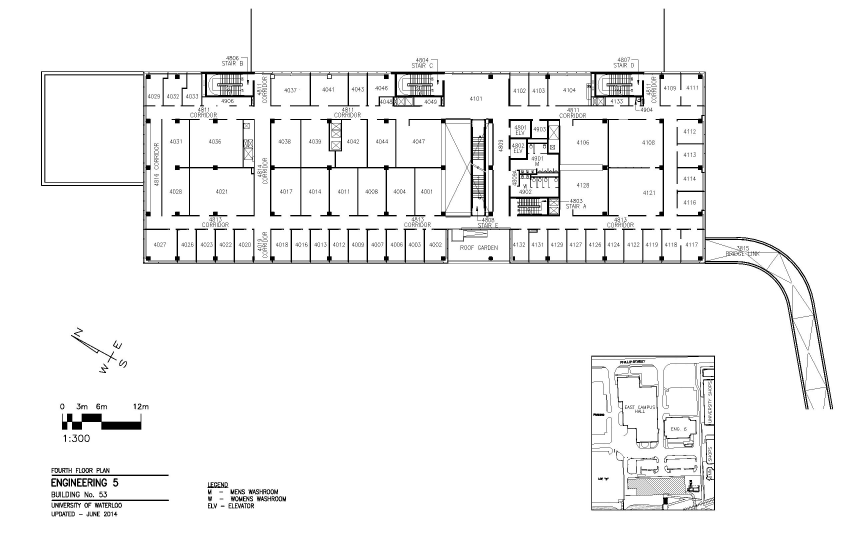
#> input picture data/e5_4f.jpg, 2550 x 1650 px (shown at 1/3 size)
$ python Scaling.py   (older library calls are emulated)
#> lines starting #> are read from the running program, lines starting #| are printed output that depends on the picture; after the words box and inside, x2 and y2 are one past the last pixel; in counts of white or black regions, pixels touching at a corner belong together
### PictureProcessing/opencv_wrapper.py
import cv2
import numpy as np

def ImgToNumpy(path):
#> called with path = 'data/e5_4f.jpg'
        img = cv2.imread(path)
#> img is the input picture: shape (1650, 2550, 3); min 0, max 255, mean 243.9
        return img


def ProcessImage(img):
        '''
        NOTE: Images must be only the map edges - no numbers or words
        '''
        ## Convert to array, detect edges
        blurred = cv2.GaussianBlur(img, (3,3), 0)
        gray = cv2.cvtColor(blurred, cv2.COLOR_BGR2GRAY)
        edged1 = cv2.Canny(blurred, 50, 200, 255) ## Resultant array has 255 for edges and 0 for no edges
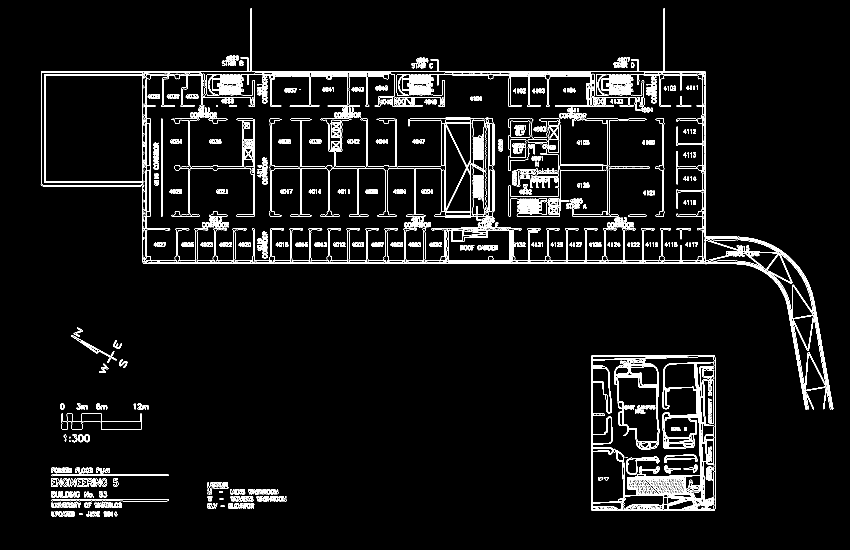
#> edged1: shape (1650, 2550) (shown at 1/3 size); 3.6% white in thin lines or dots, all inside (x1, y1, x2, y2) = (122, 25, 2500, 1550)
        kernel = np.ones((3,3),np.uint8)
        return cv2.dilate(edged1, kernel, iterations=3)
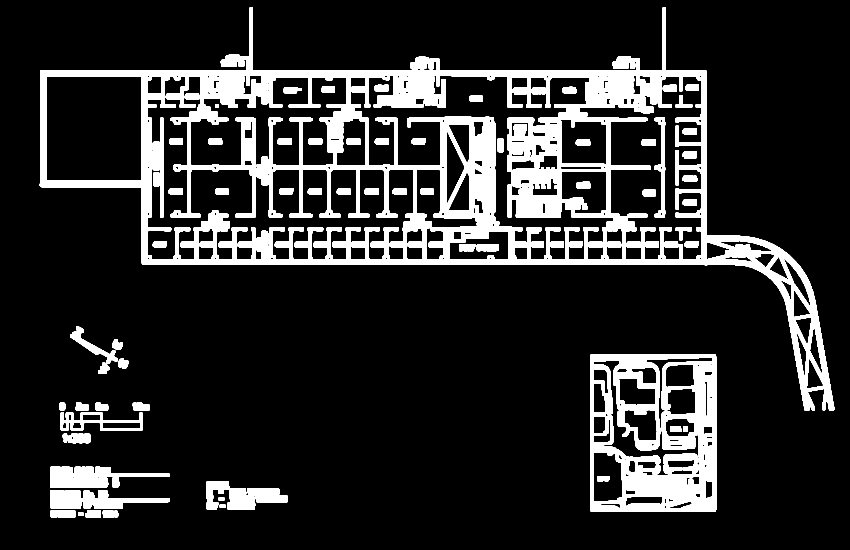
#> returned value: shape (1650, 2550) (shown at 1/3 size); 15.3% white; 81 white regions, largest, box (x1, y1, x2, y2) and area: (119, 22, 2503, 1232) 432449, (1770, 1063, 2149, 1535) 95974, (150, 1400, 509, 1464) 13313

def DrawContours(img, cnt, index):
    cv2.drawContours(img, [cnt], index, (150,0,0), 3)

def DisplayImage(text, img, t=0):
    ## Diplay image
    cv2.imshow(text, img)
    cv2.waitKey(t)
    cv2.destroyAllWindows()

# [58 lines left out: functions FindContours, GetRelevantContours, GetHoleCenterpoints, DrawLines, DrawCircles, not called in this run]

def OverlayImage(img, initial_img, a=0.6, b=2, c=0.):
        return cv2.addWeighted(initial_img, a, img, b, c)


## Testing functions ##
# [41 lines left out: functions FigureOutContours, TestContours, not called in this run]

## for debugging only
# TestContours("../data/simple.jpg")
# FigureOutContours("../data/e5_4f_nolabel.jpg")

### Scaling.py
from PictureProcessing import opencv_wrapper as cvw
import matplotlib.image as mpimg
import numpy as np

img = cvw.ImgToNumpy("data/e5_4f.jpg") ## can possibly use cvw.ImgToNumpy
edged = cvw.ProcessImage(img)

cvw.DisplayImage('Final image', img)

# [17 lines of commented-out code are left out]

$ run again, with data/pic_nolabel.jpg copied over data/e5_4f.jpg
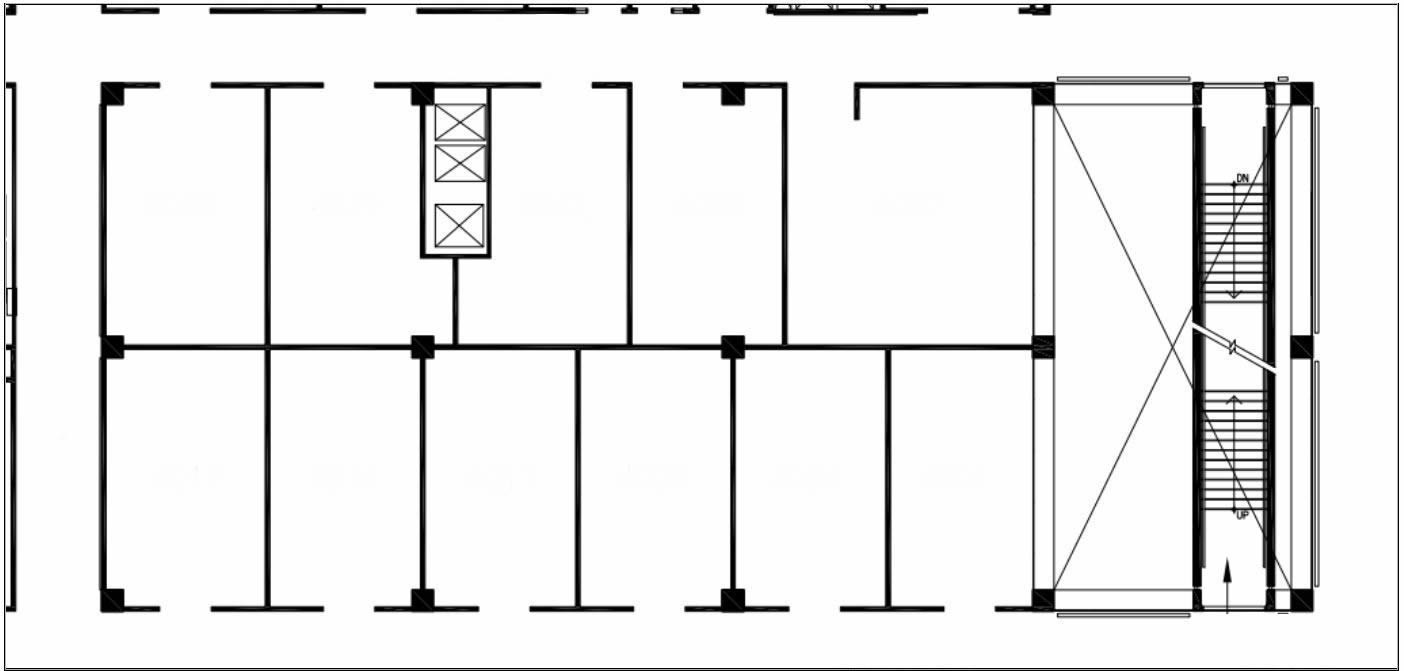
#> input picture data/pic_nolabel.jpg, 1404 x 671 px
#> in ImgToNumpy, img is the input picture: shape (671, 1404, 3); min 0, max 255, mean 233.5
#> in ProcessImage, `edged1 = cv2.Canny(blurred, 50, 200, 255)`:
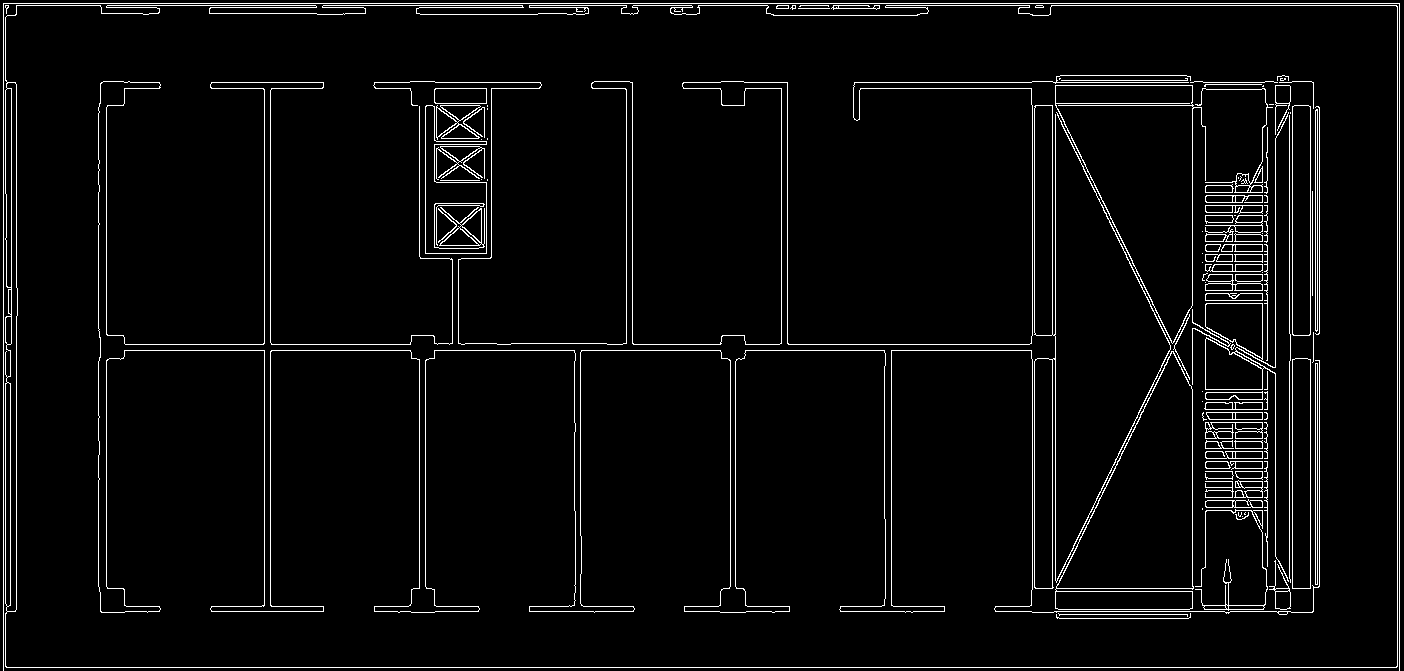
#> edged1: shape (671, 1404); 3.9% white in thin lines or dots
#> in ProcessImage, `return cv2.dilate(edged1, kernel, iterations=3)`:
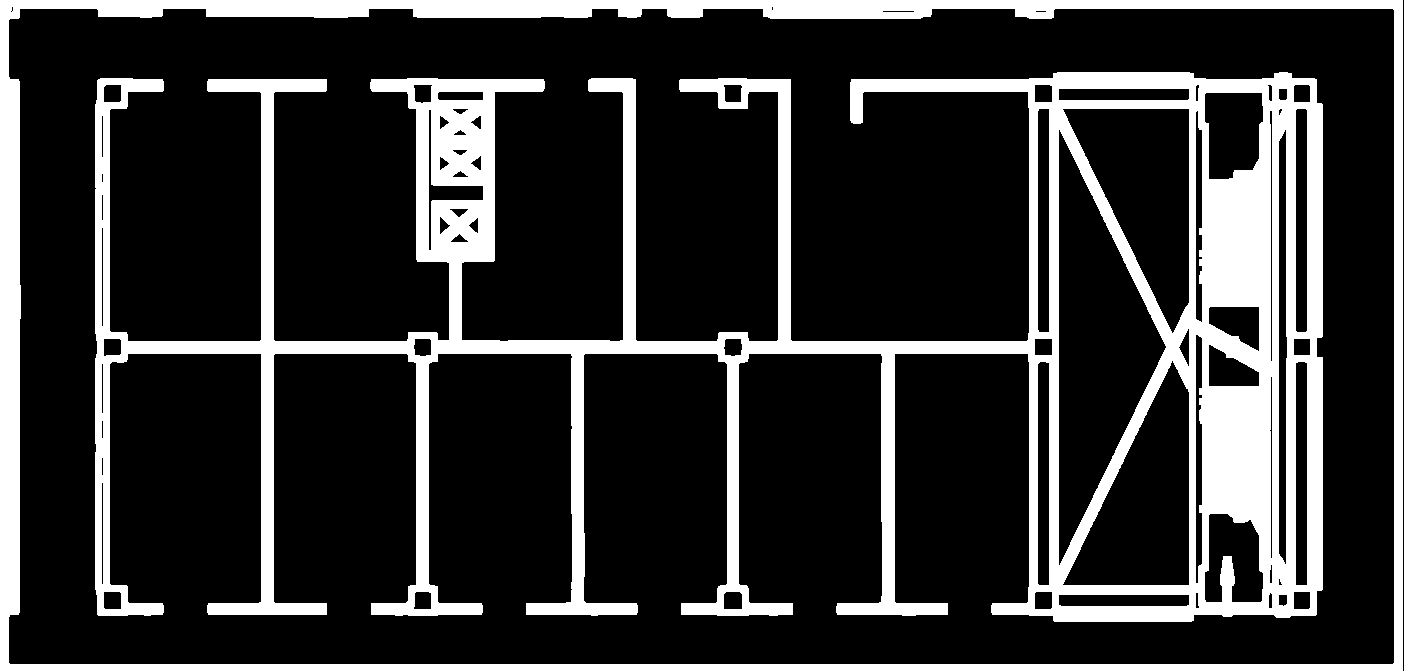
#> returned value: shape (671, 1404); 20.7% white; 2 white regions, box (x1, y1, x2, y2) and area: (95, 72, 1323, 622) 149011, (0, 0, 1403, 671) 46217

$ run again, with data/e5_4f_nolabel.jpg copied over data/e5_4f.jpg
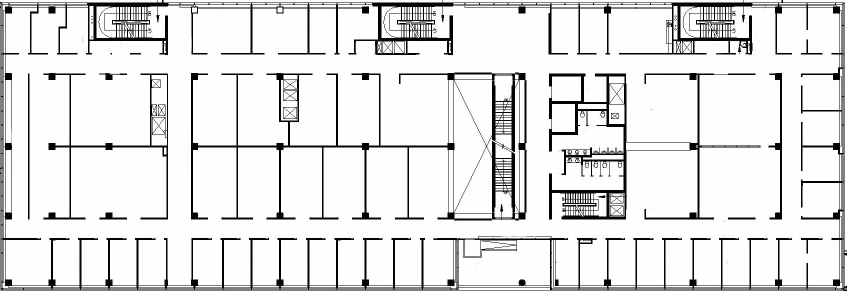
#> input picture data/e5_4f_nolabel.jpg, 1693 x 584 px (shown at 1/2 size)
#> in ImgToNumpy, img is the input picture: shape (584, 1693, 3); min 0, max 255, mean 226.2
#> in ProcessImage, `edged1 = cv2.Canny(blurred, 50, 200, 255)`:
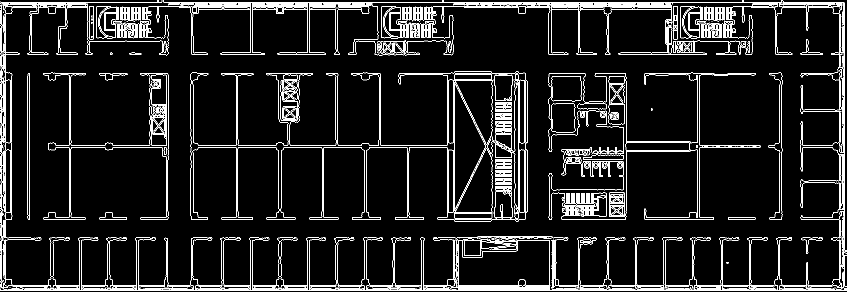
#> edged1: shape (584, 1693) (shown at 1/2 size); 7.4% white in thin lines or dots
#> in ProcessImage, `return cv2.dilate(edged1, kernel, iterations=3)`:
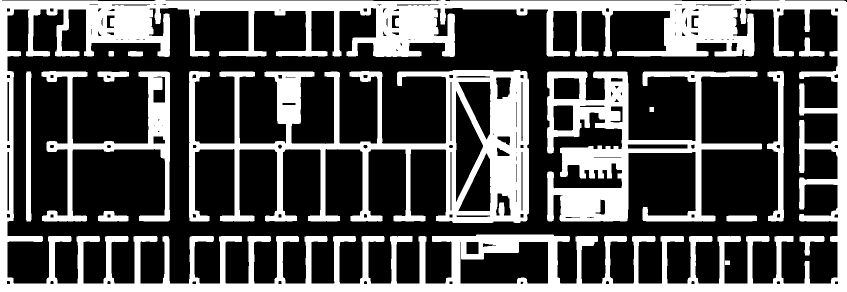
#> returned value: shape (584, 1693) (shown at 1/2 size); 32.6% white; 15 white regions, largest, box (x1, y1, x2, y2) and area: (0, 0, 1693, 584) 185689, (378, 140, 1058, 446) 66771, (1094, 142, 1524, 443) 42342

$ run again, with data/simple.jpg copied over data/e5_4f.jpg
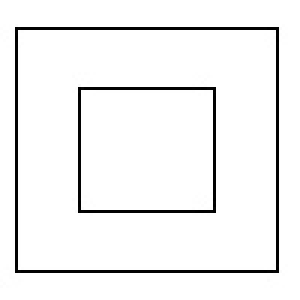
#> input picture data/simple.jpg, 100 x 100 px (shown 3 times larger)
#> in ImgToNumpy, img is the input picture: shape (100, 100, 3); min 0, max 255, mean 242.1
#> in ProcessImage, `edged1 = cv2.Canny(blurred, 50, 200, 255)`:
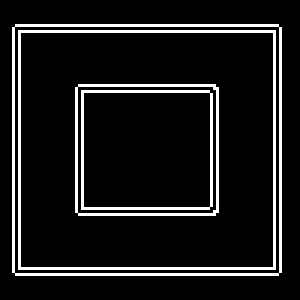
#> edged1: shape (100, 100) (shown 3 times larger); 10.1% white in thin lines or dots, all inside (x1, y1, x2, y2) = (4, 8, 94, 92)
#> in ProcessImage, `return cv2.dilate(edged1, kernel, iterations=3)`:
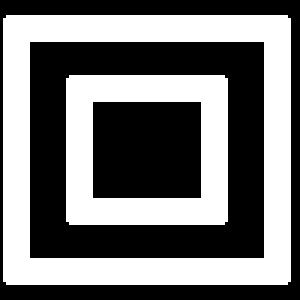
#> returned value: shape (100, 100) (shown 3 times larger); 45.6% white; 2 white regions, box (x1, y1, x2, y2) and area: (1, 5, 97, 95) 3020, (22, 25, 76, 75) 1544
